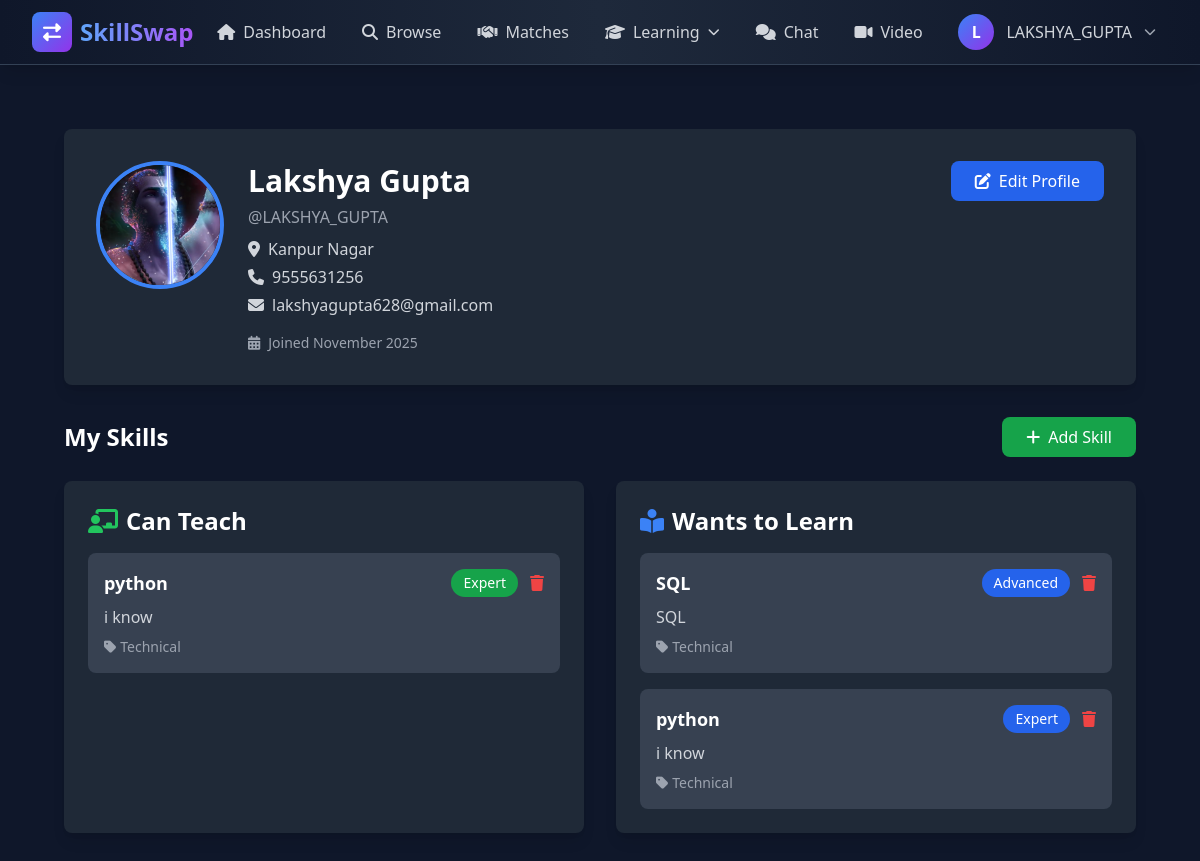
/profile/ (signed in), run on the app's committed database.
### users/models.py (models this page shows, shortened)
class Profile(models.Model):
    user = models.OneToOneField(User, on_delete=models.CASCADE)
    bio = models.TextField(max_length=500, blank=True)
    profile_picture = models.ImageField(default='default.jpg', upload_to='profile_pics')
    location = models.CharField(max_length=100, blank=True)
    phone = models.CharField(max_length=20, blank=True)
    date_of_birth = models.DateField(null=True, blank=True)
    created_at = models.DateTimeField(auto_now_add=True)
    updated_at = models.DateTimeField(auto_now=True)

class Skill(models.Model):
    SKILL_TYPES = (
        ('technical', 'Technical'),
        ('non_technical', 'Non-Technical'),
    )
    SKILL_LEVELS = (
        ('beginner', 'Beginner'),
        ('intermediate', 'Intermediate'),
        ('advanced', 'Advanced'),
        ('expert', 'Expert'),
    )
    user = models.ForeignKey(User, on_delete=models.CASCADE, related_name='skills')
    name = models.CharField(max_length=100)
    skill_type = models.CharField(max_length=20, choices=SKILL_TYPES)
    level = models.CharField(max_length=20, choices=SKILL_LEVELS)
    description = models.TextField()
    can_teach = models.BooleanField(default=False)
    want_to_learn = models.BooleanField(default=False)
    created_at = models.DateTimeField(auto_now_add=True)
    class Meta:
        ordering = ['-created_at']

### users/views.py (the view)
# urls.py: path('profile/', views.profile, name='profile'),
@login_required
def profile(request):
    teaching_skills = request.user.skills.filter(can_teach=True)
    learning_interests = request.user.skills.filter(want_to_learn=True)
    context = {
        'profile_user': request.user,
        'teaching_skills': teaching_skills,
        'learning_interests': learning_interests,
    }
    return render(request, 'users/profile.html', context)

### templates/users/profile.html (shortened to what this page needs)
{% extends 'base.html' %}
{% block content %}
<div class="max-w-7xl mx-auto px-4 sm:px-6 lg:px-8 py-8">
    <div class="bg-gray-800 rounded-lg shadow-lg p-8 mb-8">
        <div class="flex items-start space-x-6">
            <div class="flex-shrink-0">
                {% if profile_user.profile.profile_picture %}
                    <img src="{{ profile_user.profile.profile_picture.url }}" alt="{{ profile_user.username }}" class="w-32 h-32 rounded-full object-cover border-4 border-blue-500">
                {% else %}
                    <div class="w-32 h-32 rounded-full bg-gradient-to-br from-blue-500 to-purple-600 flex items-center justify-center border-4 border-blue-500">
                        <span class="text-4xl font-bold text-white">{{ profile_user.username.0|upper }}</span>
                    </div>
                {% endif %}
            </div>
            <div class="flex-1">
                <div class="flex items-center justify-between">
                    <h1 class="text-3xl font-bold text-white">{{ profile_user.get_full_name|default:profile_user.username }}</h1>
                    {% if user == profile_user %}
                        <a href="{% url 'users:edit_profile' %}" class="px-6 py-2 bg-blue-600 text-white rounded-lg hover:bg-blue-700 transition duration-200">
                            <i class="fas fa-edit mr-2"></i>Edit Profile
                        </a>
                    {% endif %}
                </div>
                <p class="text-gray-400 mt-1">@{{ profile_user.username }}</p>
                {% if profile_user.profile.location %}
                    <p class="text-gray-300 mt-2">
                        <i class="fas fa-map-marker-alt mr-2"></i>{{ profile_user.profile.location }}
                    </p>
                {% endif %}
                {% if profile_user.profile.phone %}
                    <p class="text-gray-300 mt-1">
                        <i class="fas fa-phone mr-2"></i>{{ profile_user.profile.phone }}
                    </p>
                {% endif %}
                <p class="text-gray-300 mt-1">
                    <i class="fas fa-envelope mr-2"></i>{{ profile_user.email }}
                </p>
                <p class="text-gray-400 mt-4 text-sm">
                    <i class="fas fa-calendar-alt mr-2"></i>Joined {{ profile_user.date_joined|date:"F Y" }}
                </p>
            </div>
        </div>
    </div>
    <div class="mb-6 flex justify-between items-center">
        <h2 class="text-2xl font-bold text-white">My Skills</h2>
        {% if user == profile_user %}
            <a href="{% url 'users:add_skill' %}" class="px-6 py-2 bg-green-600 text-white rounded-lg hover:bg-green-700 transition duration-200">
                <i class="fas fa-plus mr-2"></i>Add Skill
            </a>
        {% endif %}
    </div>
    <div class="grid grid-cols-1 md:grid-cols-2 gap-8">
        <div class="bg-gray-800 rounded-lg shadow-lg p-6">
            <h2 class="text-2xl font-bold text-white mb-4">
                <i class="fas fa-chalkboard-teacher text-green-500 mr-2"></i>Can Teach
            </h2>
            {% if teaching_skills %}
                <div class="space-y-4">
                    {% for skill in teaching_skills %}
                        <div class="bg-gray-700 rounded-lg p-4">
                            <div class="flex items-center justify-between mb-2">
                                <div class="flex-1">
                                    <div class="flex items-center justify-between">
                                        <h3 class="text-lg font-semibold text-white">{{ skill.name }}</h3>
                                        <span class="px-3 py-1 bg-green-600 text-white text-sm rounded-full">{{ skill.get_level_display }}</span>
                                    </div>
                                </div>
                                {% if user == profile_user %}
                                    <form method="post" action="{% url 'users:delete_skill' skill.pk %}" class="ml-3" onsubmit="return confirm('Are you sure you want to delete this skill?');">
                                        <button type="submit" class="text-red-500 hover:text-red-600 transition duration-200">
                                            <i class="fas fa-trash"></i>
                                        </button>
                                    </form>
                                {% endif %}
                            </div>
                            {% if skill.description %}
                                <p class="text-gray-300">{{ skill.description }}</p>
                            {% endif %}
                            <p class="text-gray-400 text-sm mt-2">
                                <i class="fas fa-tag mr-1"></i>{{ skill.get_skill_type_display }}
                            </p>
                        </div>
                    {% endfor %}
                </div>
            {% else %}
                <p class="text-gray-400">No teaching skills listed yet.</p>
            {% endif %}
        </div>
        <div class="bg-gray-800 rounded-lg shadow-lg p-6">
            <h2 class="text-2xl font-bold text-white mb-4">
                <i class="fas fa-book-reader text-blue-500 mr-2"></i>Wants to Learn
            </h2>
            {% if learning_interests %}
                <div class="space-y-4">
                    {% for interest in learning_interests %}
                        <div class="bg-gray-700 rounded-lg p-4">
                            <div class="flex items-center justify-between mb-2">
                                <div class="flex-1">
                                    <div class="flex items-center justify-between">
                                        <h3 class="text-lg font-semibold text-white">{{ interest.name }}</h3>
                                        <span class="px-3 py-1 bg-blue-600 text-white text-sm rounded-full">{{ interest.get_level_display }}</span>
                                    </div>
                                </div>
                                {% if user == profile_user %}
                                    <form method="post" action="{% url 'users:delete_skill' interest.pk %}" class="ml-3" onsubmit="return confirm('Are you sure you want to delete this skill?');">
                                        <button type="submit" class="text-red-500 hover:text-red-600 transition duration-200">
                                            <i class="fas fa-trash"></i>
                                        </button>
                                    </form>
                                {% endif %}
                            </div>
                            {% if interest.description %}
                                <p class="text-gray-300">{{ interest.description }}</p>
                            {% endif %}
                            <p class="text-gray-400 text-sm mt-2">
                                <i class="fas fa-tag mr-1"></i>{{ interest.get_skill_type_display }}
                            </p>
                        </div>
                    {% endfor %}
                </div>
            {% else %}
                <p class="text-gray-400">No learning interests listed yet.</p>
            {% endif %}
        </div>
    </div>
</div>
{% endblock %}

### templates/base.html (shortened to what this page needs)
<!DOCTYPE html>
<html lang="en" class="dark">
<head>
    <script src="https://cdn.tailwindcss.com"></script>
    <link rel="stylesheet" href="https://cdnjs.cloudflare.com/ajax/libs/font-awesome/6.4.0/css/all.min.css">
</head>
<body class="bg-dark-bg text-gray-100 min-h-screen">
    <nav class="bg-gradient-to-r from-slate-900 via-slate-800 to-slate-900 border-b border-slate-700 shadow-lg sticky top-0 z-50 backdrop-blur-sm bg-opacity-95">
        <div class="max-w-7xl mx-auto px-4 sm:px-6 lg:px-8">
            <div class="flex justify-between h-16">
                <div class="flex items-center">
                    <a href="{% url 'dashboard:home' %}" class="flex items-center space-x-2 group">
                        <div class="w-10 h-10 bg-gradient-to-br from-blue-500 to-purple-600 rounded-lg flex items-center justify-center transform group-hover:scale-110 transition-transform duration-300">
                            <i class="fas fa-exchange-alt text-white text-lg"></i>
                        </div>
                        <span class="text-2xl font-bold bg-gradient-to-r from-blue-400 to-purple-500 bg-clip-text text-transparent">SkillSwap</span>
                    </a>
                </div>
                {% if user.is_authenticated %}
                <div class="hidden lg:flex items-center space-x-1">
                    <a href="{% url 'dashboard:home' %}" class="nav-link px-4 py-2 text-gray-300 hover:text-white rounded-md hover:bg-slate-700/50 flex items-center space-x-2">
                        <i class="fas fa-home"></i>
                        <span>Dashboard</span>
                    </a>
                    <a href="{% url 'dashboard:browse_skills' %}" class="nav-link px-4 py-2 text-gray-300 hover:text-white rounded-md hover:bg-slate-700/50 flex items-center space-x-2">
                        <i class="fas fa-search"></i>
                        <span>Browse</span>
                    </a>
                    <a href="{% url 'dashboard:my_matches' %}" class="nav-link px-4 py-2 text-gray-300 hover:text-white rounded-md hover:bg-slate-700/50 flex items-center space-x-2">
                        <i class="fas fa-handshake"></i>
                        <span>Matches</span>
                    </a>
                    <div class="dropdown relative">
                        <button class="nav-link px-4 py-2 text-gray-300 hover:text-white rounded-md hover:bg-slate-700/50 flex items-center space-x-2">
                            <i class="fas fa-graduation-cap"></i>
                            <span>Learning</span>
                            <i class="fas fa-chevron-down text-xs"></i>
                        </button>
                    </div>
                    <a href="{% url 'chat:chat_list' %}" class="nav-link px-4 py-2 text-gray-300 hover:text-white rounded-md hover:bg-slate-700/50 flex items-center space-x-2">
                        <i class="fas fa-comments"></i>
                        <span>Chat</span>
                    </a>
                    <a href="{% url 'video:call_list' %}" class="nav-link px-4 py-2 text-gray-300 hover:text-white rounded-md hover:bg-slate-700/50 flex items-center space-x-2">
                        <i class="fas fa-video"></i>
                        <span>Video</span>
                    </a>
                </div>
                <div class="flex items-center space-x-4">
                    <div class="dropdown relative hidden lg:block">
                        <button class="flex items-center space-x-3 px-3 py-2 rounded-lg hover:bg-slate-700/50 transition-colors">
                            <div class="w-9 h-9 bg-gradient-to-br from-blue-500 to-purple-600 rounded-full flex items-center justify-center text-white font-semibold">
                                {{ user.username.0|upper }}
                            </div>
                            <span class="text-gray-300 font-medium">{{ user.username }}</span>
                            <i class="fas fa-chevron-down text-xs text-gray-400"></i>
                        </button>
                    </div>
                </div>
                {% endif %}
            </div>
        </div>
    </nav>
    <main class="max-w-7xl mx-auto px-4 sm:px-6 lg:px-8 py-8">
        {% block content %}{% endblock %}
    </main>
</body>
</html>

### templates/base.html (style rules this page uses)
.nav-link { position: relative; transition: all 0.3s ease; }
.nav-link::after { content: ''; position: absolute; bottom: -2px; left: 50%; width: 0; height: 2px; background: linear-gradient(90deg, #3b82f6, #8b5cf6); transition: all 0.3s ease; transform: translateX(-50%); }
.dropdown { position: relative; }
.dropdown::before { content: ''; position: absolute; top: 100%; left: 0; right: 0; height: 0.5rem; }

### data on the page
Skill: name "python", level "Expert", description "i know", skill_type "Technical"
Skill: name "SQL", level "Advanced", description "SQL", skill_type "Technical"

### other printed values
{{ user.username.0|upper }} "L"
{{ user.username }} "LAKSHYA_GUPTA"
{{ profile_user.get_full_name|default:profile_user.username }} "Lakshya Gupta"
{{ profile_user.username }} "LAKSHYA_GUPTA"
{{ profile_user.profile.location }} "Kanpur Nagar"
{{ profile_user.profile.phone }} "9555631256"
{{ profile_user.email }} "lakshyagupta628@gmail.com"
{{ profile_user.date_joined|date:"F Y" }} "November 2025"
